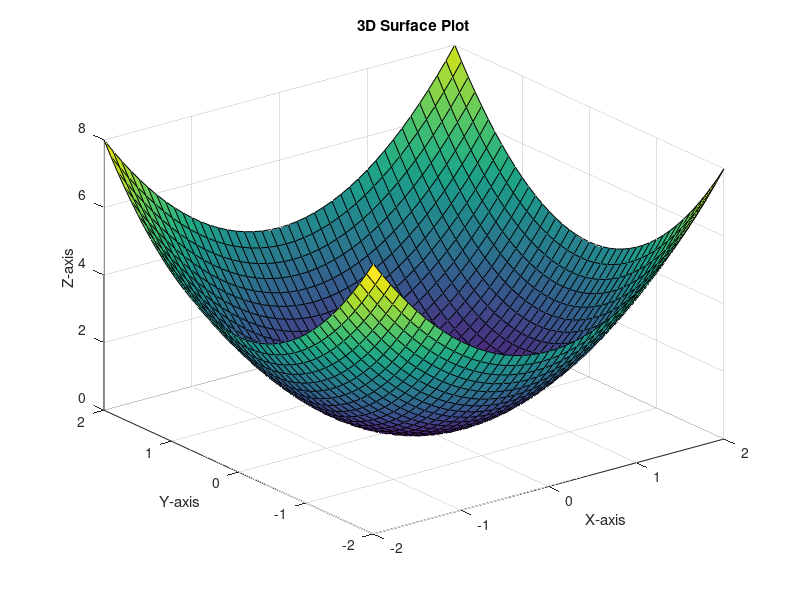

Recreate this plot in MATLAB.
[X, Y] = meshgrid(-2:0.1:2, -2:0.1:2);
Z = X.^2 + Y.^2;

figure;
surf(X, Y, Z);
title('3D Surface Plot');
xlabel('X-axis');
ylabel('Y-axis');
zlabel('Z-axis');
grid on;
